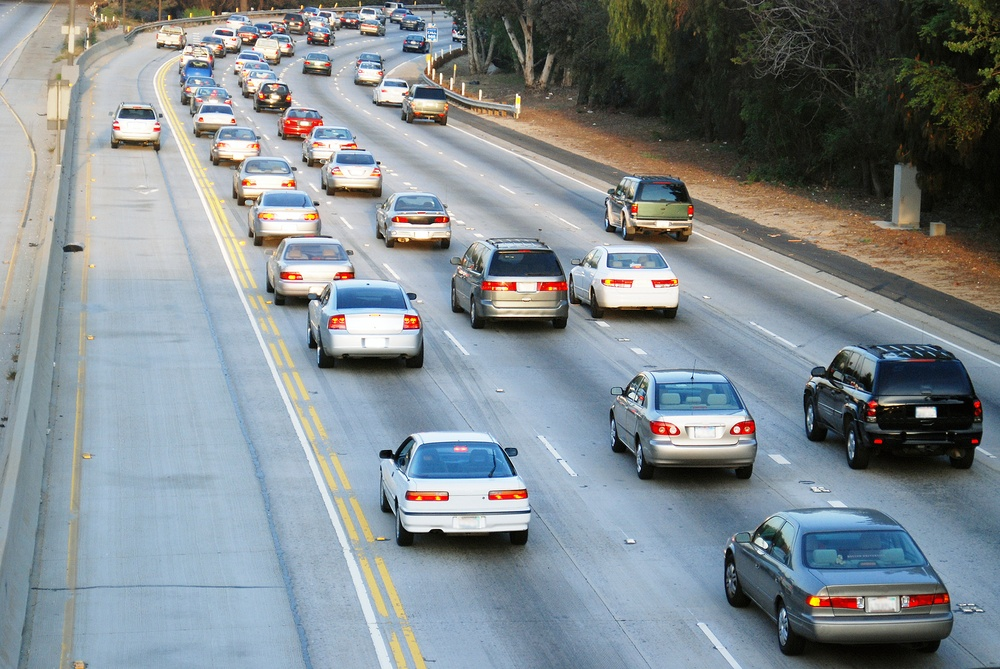
#> input picture cars.jpg, 1000 x 669 px, shrunk from 1600 x 1071 before the run
$ python carPedestrian.py
#> lines starting #> are read from the running program, lines starting #| are printed output that depends on the picture; after the words box and inside, x2 and y2 are one past the last pixel; in counts of white or black regions, pixels touching at a corner belong together


import cv2
from random import randrange

#making a classifier
#using openCV's existing forntal face classifier algo on pre-trained data
car_tracker = cv2.CascadeClassifier('cars.xml')

#pass the image of the video stream or picture into this aforementioned classifier
img = cv2.imread('cars.jpg')
#> img is the input picture: shape (669, 1000, 3); mean B, G, R 143, 138.3, 129.5


gray_cars = cv2.cvtColor(img, cv2.COLOR_BGR2GRAY)
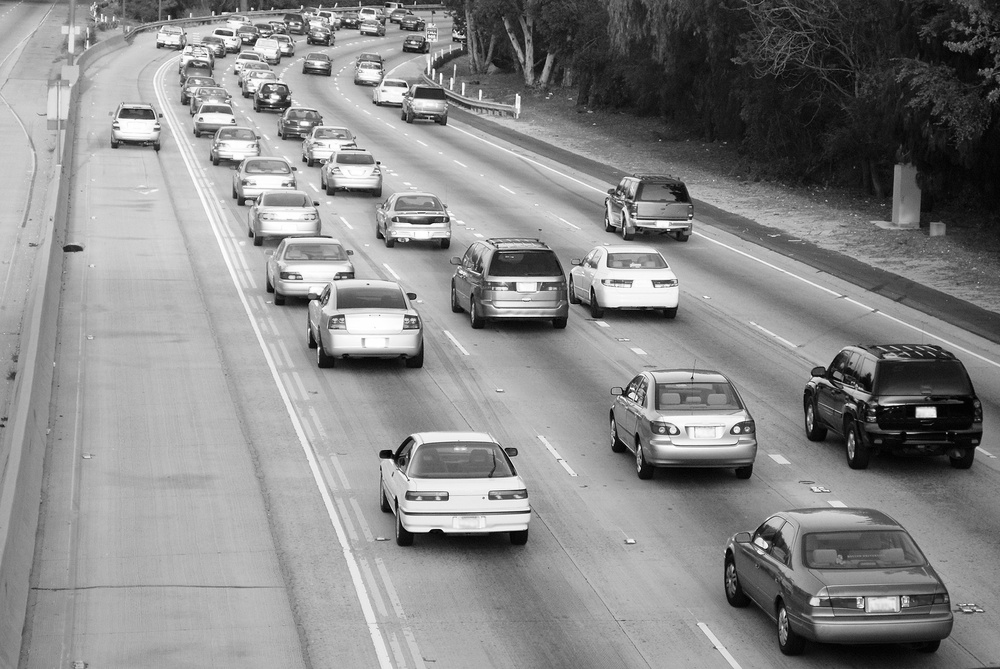
#> gray_cars: shape (669, 1000); min 0, max 255, mean 136.2


#img2 is being changed with the rectangles drawn on them
car_coordinates = car_tracker.detectMultiScale(gray_cars)
#> car_coordinates = 21 rows, first 6: [642, 256, 43, 43], [145, 15, 49, 49], [288, 36, 56, 56], [342, 55, 47, 47], [247, 80, 45, 45], [110, 81, 54, 54]
#looping through all faces and then do the pictures
for (x,y,w,h) in car_coordinates:
	#cv2.rectangle(img2, (x,y), (x+w, y+eh), (0,255,0), 5)
	#alternatively, randomly select the color of the drawn rectangle
	cv2.rectangle(img, (x,y), (x+w, y+h), (0,0,255), 2)
#> this loop made 21 passes
#> (x, y, w, h) on passes 1 to 12: (642, 256, 43, 43), (145, 15, 49, 49), (288, 36, 56, 56), (342, 55, 47, 47), (247, 80, 45, 45), (110, 81, 54, 54), (179, 102, 47, 47), (266, 104, 51, 51), (374, 208, 57, 57), (473, 457, 61, 61), (399, 82, 62, 62), (313, 143, 78, 78)
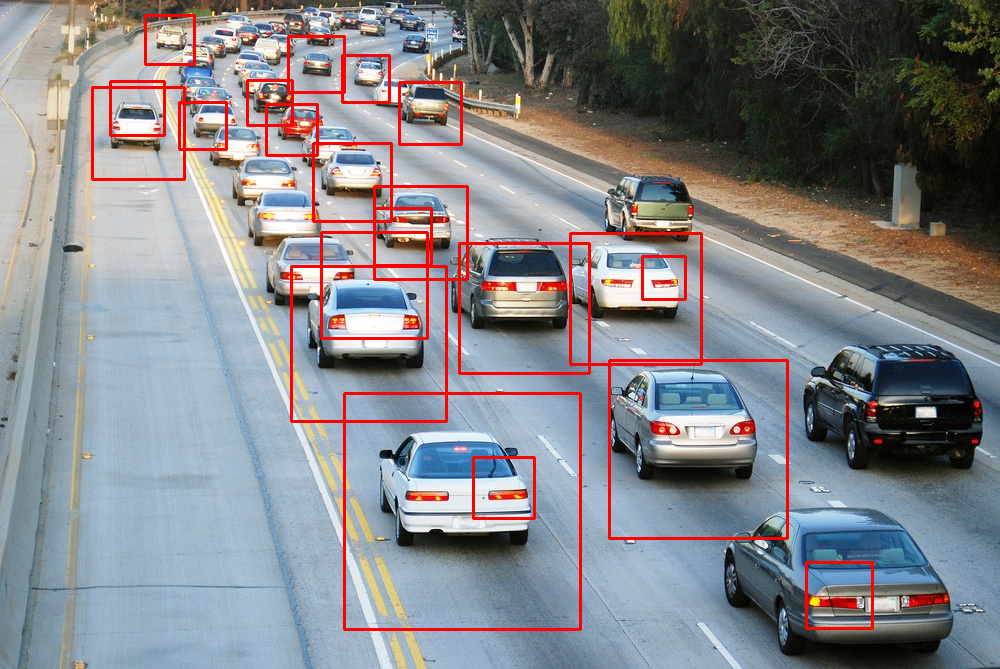
#> img: shape (669, 1000, 3); 3.19% of pixels changed, all inside (x1, y1, x2, y2) = (91, 14, 874, 631)
cv2.imshow("Hifza\'s Car Detector", img)
cv2.waitKey()

print("Code completed!")
